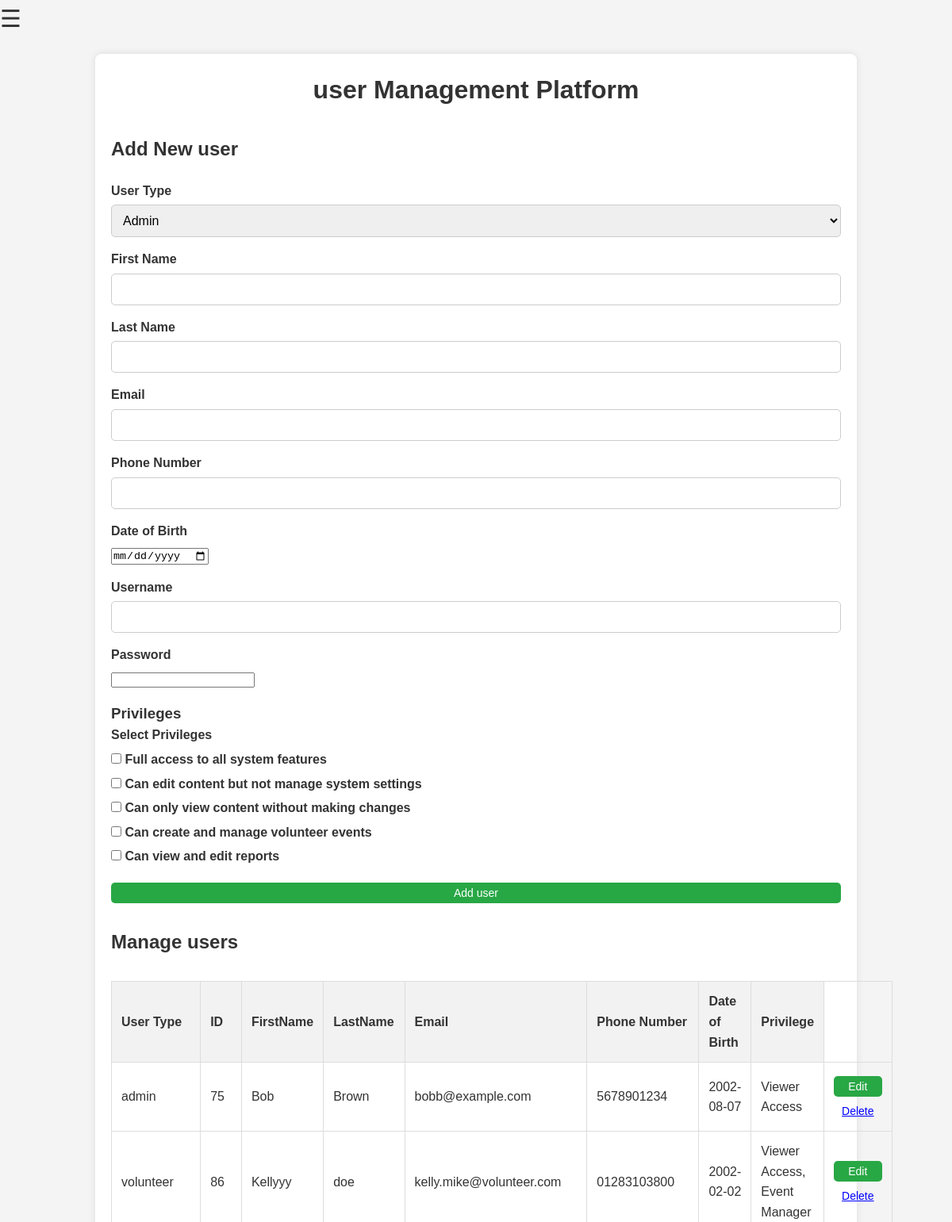
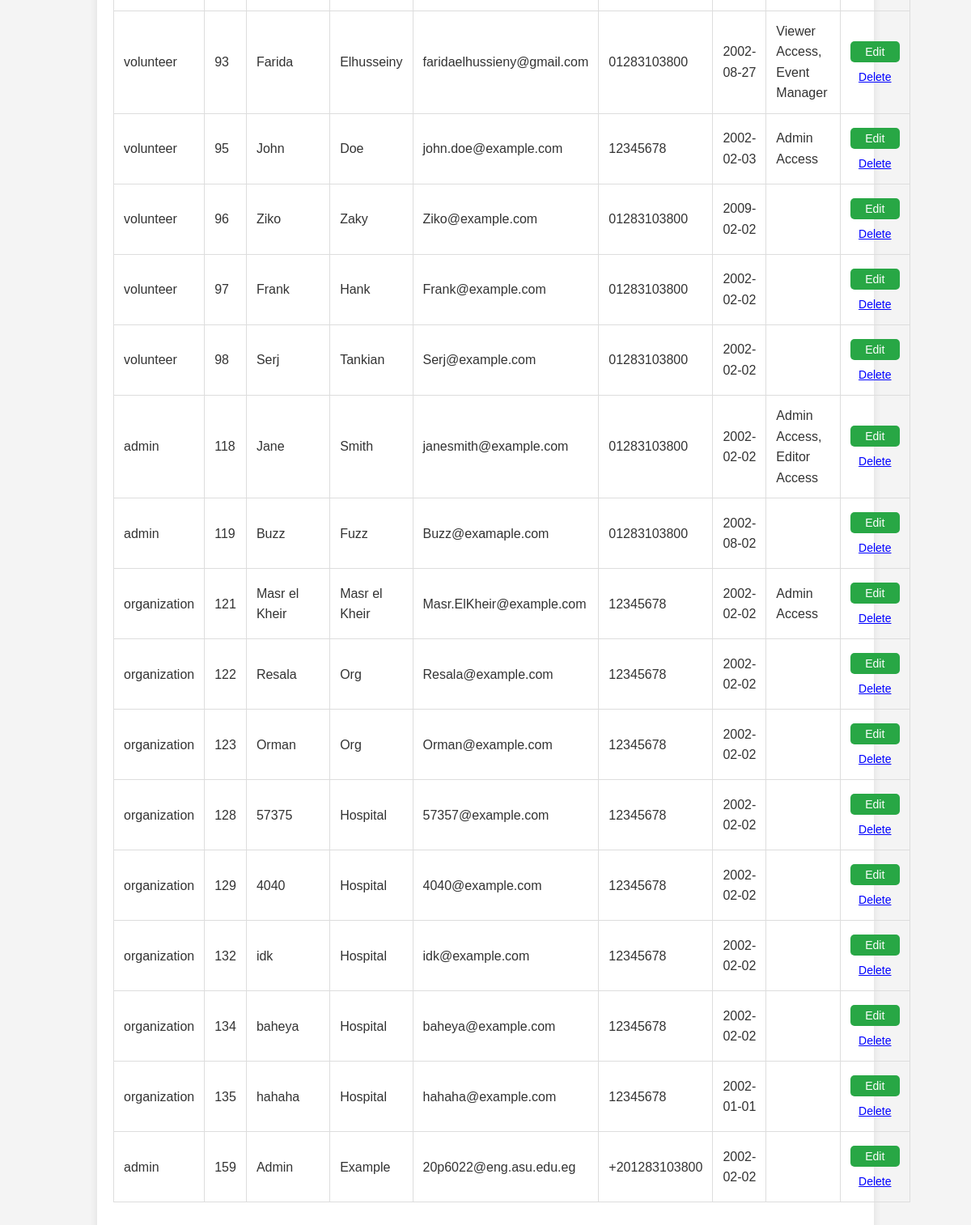
/Views/AdminControlPanel.php, run on the app's committed database (2 pictures, top to bottom).
### tables this page shows
CREATE TABLE `privilege` (
  `PrivilegeID` int NOT NULL AUTO_INCREMENT,
  `PrivilegeName` varchar(50) NOT NULL,
  `Description` varchar(255) NOT NULL,
  `AccessLevel` int NOT NULL,
  PRIMARY KEY (`PrivilegeID`)
);

CREATE TABLE `user` (
  `UserID` int NOT NULL AUTO_INCREMENT,
  `FirstName` varchar(50) NOT NULL,
  `LastName` varchar(50) NOT NULL,
  `Email` varchar(100) NOT NULL,
  `PhoneNumber` varchar(15) DEFAULT NULL,
  `DateOfBirth` date DEFAULT NULL,
  `USER_NAME` varchar(50) NOT NULL,
  `PASSWORD_HASH` varchar(100) NOT NULL,
  `LAST_LOGIN` date DEFAULT NULL,
  `ACCOUNT_CREATION_DATE` date DEFAULT NULL,
  `UserTypeID` int DEFAULT NULL,
  PRIMARY KEY (`UserID`),
  UNIQUE KEY `Email` (`Email`),
  KEY `UserTypeID` (`UserTypeID`),
  CONSTRAINT `user_ibfk_1` FOREIGN KEY (`UserTypeID`) REFERENCES `usertype` (`UserTypeID`)
);

CREATE TABLE `usertype` (
  `UserTypeID` int NOT NULL AUTO_INCREMENT,
  `UserType` varchar(50) NOT NULL,
  PRIMARY KEY (`UserTypeID`)
);

### Models/Database.php (called while the page is built, shortened)
<?php
class Database {
    protected $conn;
    private static $instance;
    public function __construct() {
        $this->conn = new mysqli('localhost', 'root', 'Deda2782002!', 'VolunteerManagementSystem');
    }
    public static function getInstance() {
        if (!self::$instance) {
            self::$instance = new Database();
        }
        return self::$instance;
    }
    public function getConnection() {
        return $this->conn;
    }
}
?>

### Models/PrivilegeModel.php (called while the page is built, shortened)
<?php
require_once 'Database.php';
class Privilege
{
    public static function getAllPrivileges() {
        $query = "SELECT PrivilegeID, PrivilegeName, Description, AccessLevel FROM Privilege";
        $result = Database::getInstance()->getConnection()->query($query);
        $privileges = [];
        while ($row = $result->fetch_assoc()) {
            $privilege = new Privilege();
            $privilege->PrivilegeID = $row['PrivilegeID'];
            $privilege->PrivilegeName = $row['PrivilegeName'];
            $privilege->Description = $row['Description'];
            $privilege->AccessLevel = $row['AccessLevel'];
            $privileges[] = $privilege;
        }
        return $privileges;
    }
}
?>

### Controllers/PrivilegeController.php (called while the page is built, shortened)
<?php
require_once '../Models/PrivilegeModel.php';
class PrivilegeController {
    public function get_all_privileges() {
        return Privilege::getAllPrivileges();
    }
}
?>

### Models/UserModel.php (called while the page is built, shortened)
<?php
require_once 'Database.php';
class User {
    private $conn;
    public $UserID;
    public function __construct($id = null) {
        $this->conn = Database::getInstance()->getConnection();
    }
    public static function get_all_users(){
        $query = "SELECT * FROM User";
        $conn = Database::getInstance()->getConnection();
        $stmt = $conn->prepare($query);
        $stmt->execute();
        $result = $stmt->get_result();
        $users = [];
        while ($row = $result->fetch_assoc()) {
            $user = new self();
            foreach ($row as $key => $value) {
                if (property_exists($user, $key)) {
                    $user->$key = $value;
                }
            }
            $user->UserType = $user->getUserType();
            $user->Privileges = $user->getPrivileges();
            $user->Locations = $user->getLocations($user->UserID);
            $users[] = $user;
        }
        return $users;
    }
    public function getUserType() {
        $query = "SELECT UserTypeID FROM User WHERE UserID = ?";
        $stmt = $this->conn->prepare($query);
        $stmt->bind_param("i", $this->UserID);
        $stmt->execute();
        $result = $stmt->get_result();
        if ($row = $result->fetch_assoc()) {
            $UserTypeID = $row['UserTypeID'];
            $query = "SELECT UserType FROM UserType WHERE UserTypeID = ?";
            $stmt = $this->conn->prepare($query);
            $stmt->bind_param("i", $UserTypeID);
            $stmt->execute();
            $result = $stmt->get_result();
            if ($row = $result->fetch_assoc()) {
                return $row['UserType'];
            }
        }
        return null;
    }
    public function getPrivileges() {
        $query = "SELECT p.* FROM Privilege p
                  JOIN User_Privilege up ON p.PrivilegeID = up.USER_PrivilegeID
                  WHERE up.User_ID = ?";
        $stmt = $this->conn->prepare($query);
        $stmt->bind_param("i", $this->UserID);
        $stmt->execute();
        $result = $stmt->get_result();
        $privileges = [];
        while ($row = $result->fetch_assoc()) {
            $privilege = new Privilege();
            $privilege->PrivilegeID = $row['PrivilegeID'];
            $privilege->PrivilegeName = $row['PrivilegeName'];
            $privilege->Description = $row['Description'];
            $privilege->AccessLevel = $row['AccessLevel'];
            $privileges[] = $privilege;
        }
        return $privileges;
    }
    public static function getLocationIds($UserId) {
        $query = "SELECT a.* FROM Location a
                  JOIN User_Address ua ON a.AddressID = ua.AddressID
                  WHERE ua.UserID = ?";
        $conn = Database::getInstance()->getConnection();
        $stmt = $conn->prepare($query);
        $stmt->bind_param("i", $UserId);
        $stmt->execute();
        $result = $stmt->get_result();
        $locationIds = [];
        while ($row = $result->fetch_assoc()) {
            $locationIds[] = $row['AddressID'];
        }
        return $locationIds;
    }
    public function getLocations($useriD) {
        $locationDictionary = [];
        $locationIds = $this->getLocationIds($useriD);
        for ($i = 0; $i < count($locationIds); $i++) {
            $locationName = Location::getLocationNameById($locationIds[$i]);
            $cityName = Location::getParentFromChild($locationName);
            $countryName = Location::getParentFromChild($cityName);
            $location = [
                "ID" => $locationIds[$i],
                "Area" => $locationName,
                "City" => $cityName,
                "Country" => $countryName
            ];
            $locationDictionary[] = $location;
        }
        return $locationDictionary;
    }
}
?>

### Controllers/UserController.php (called while the page is built, shortened)
<?php
require_once '../Models/UserModel.php';
class UserController {
    public function getAllUsers() {
        return User::get_all_users();
    }
}
?>

### Views/AdminControlPanel.php (the view, shortened to what this page needs)
<?php
require_once '../Controllers/userController.php';
require_once '../Controllers/PrivilegeController.php';
$controller = new UserController();
$users = $controller->getAllUsers();
$controllerprivilleges = new PrivilegeController();
$privileges = $controllerprivilleges->get_all_privileges();
?>
<!DOCTYPE html>
<html lang="en">
<head>
    <link rel="stylesheet" href="./Style/style_control_panel.css">
</head>
<body>
    <span class="open-btn" onclick="openNav()">&#9776;</span>
    <div class="container">
        <h1>user Management Platform</h1>
        <h2>Add New user</h2>
        <form id="userForm" action="AdminControlPanel.php" method="post">
            <div class="form-group">
            <label for="UserType">User Type</label>
            <select class="form-control" id="UserType" name="UserType" required>
                <option value="admin">Admin</option>
            </select>
            </div>
            <div class="form-group">
                <label for="FirstName">First Name</label>
                <input type="text" id="FirstName" name="FirstName" required>
            </div>
            <div class="form-group">
                <label for="LastName">Last Name</label>
                <input type="text" id="LastName" name="LastName" required>
            </div>
            <div class="form-group">
                <label for="Email">Email</label>
                <input type="email" id="Email" name="Email" required>
            </div>
            <div class="form-group">
                <label for="PhoneNumber">Phone Number</label>
                <input type="tel" id="PhoneNumber" name="PhoneNumber" required>
            </div>
            <div class="form-group">
                <label for="DateOfBirth">Date of Birth</label>
                <input type="date" id="DateOfBirth" name="DateOfBirth" required>
            </div>
            <div class="form-group">
                <label for="USER_NAME">Username</label>
                <input type="text" id="USER_NAME" name="USER_NAME">
            </div>
            <div class="form-group">
                <label for="PASSWORD_HASH">Password</label>
                <input type="password" id="PASSWORD_HASH" name="PASSWORD_HASH">
            </div>
            <h3>Privileges</h3>
<div class="form-group">
    <label>Select Privileges</label>
    <?php
    for ($i = 0; $i < count($privileges); $i++) {
        echo '<div>';
        echo '<label><input type="checkbox" name="Privileges[]" value="' . $privileges[$i]->PrivilegeName . '"> ' . $privileges[$i]->Description . '</label>';
        echo '</div>';
    }
    ?>
</div>
            <button type="submit" class="button">Add user</button>
        </form>
        <h2>Manage users</h2>
        <table class="crud-table">
            <thead>
                <tr>
                    <th>User Type</th>
                    <th>ID</th>
                    <th>FirstName</th>
                    <th>LastName</th>
                    <th>Email</th>
                    <th>Phone Number</th>
                    <th> Date of Birth</th>
                    <th>Privilege</th>
                </tr>
            </thead>
            <tbody>
    <?php foreach ($users as $user): ?>
        <tr data-id="<?= $user->UserID; ?>">
        <td class="UserType"><?= $user->UserType; ?></td>
        <td class="userId"><?= $user->UserID; ?></td>
        <td class= "firstName"><?= $user->FirstName; ?></td>
        <td class="lastName"><?= $user->LastName; ?></td>
        <td class="email"><?= $user->Email; ?></td>
        <td class="phone"><?= $user->PhoneNumber; ?></td>
        <td class="dob"><?= $user->DateOfBirth; ?></td>
        <td class="privilege">
            <?= implode(', ', array_map(fn($privilege) => $privilege->PrivilegeName, $user->getPrivileges())); ?>
        </td>
        <td>
            <button type="button" onclick="openModal(<?= $user->UserID; ?>, '<?= $user->FirstName; ?>', '<?= $user->LastName; ?>', '<?= $user->Email; ?>', '<?= $user->PhoneNumber; ?>', '<?= $user->DateOfBirth; ?>', '<?= $user->USER_NAME; ?>', '<?= $user->PASSWORD_HASH; ?>','<?= implode(', ', array_map(fn($privilege) => $privilege->PrivilegeName, $user->getPrivileges()));  ?>' ,'<?= $user->UserType; ?>' )">Edit</button>
            <form method="POST" action="AdminControlPanel.php" onsubmit="return confirm('Are you sure you want to delete this user?');" style="display:inline;">
    <button type="submit" style="background:none; border:none; color:blue; cursor:pointer; text-decoration:underline;">Delete</button>
</form>
        </td>
    </tr>
    <?php endforeach; ?>
</tbody>
        </table>
    </div>
</body>
</html>

### Views/Style/style_control_panel.css (style rules this page uses)
* { margin: 0; padding: 0; box-sizing: border-box; }
body { font-family: Arial, sans-serif; background-color: #f4f4f4; color: #333; line-height: 1.6; }
.container { width: 80%; margin: 20px auto; justify-content: center; padding: 20px; background-color: #fff; border-radius: 8px; box-shadow: 0 0 10px rgba(0, 0, 0, 0.1); }
h1 { text-align: center; margin-bottom: 20px; color: #333; }
h2 { margin-top: 30px; color: #333; }
form { margin-top: 20px; }
.form-group { margin-bottom: 15px; }
label { display: block; font-weight: bold; margin-bottom: 5px; }
input[type="text"], input[type="tel"], input[type="email"], select { width: 100%; padding: 10px; border: 1px solid #ccc; border-radius: 5px; font-size: 16px; }
input[type="submit"], button { width: 100%; padding: 10px; background-color: #007BFF; color: white; border: none; border-radius: 5px; cursor: pointer; font-size: 16px; transition: background-color 0.3s ease; }
table { width: 100%; border-collapse: collapse; margin-top: 30px; margin-bottom: 30px; }
table, th, td { border: 1px solid #ddd; }
th, td { padding: 12px; text-align: left; }
th { background-color: #f2f2f2; }
button { margin-top: 5px; padding: 5px 10px; background-color: #28a745; font-size: 14px; cursor: pointer; border-radius: 5px; border: none; }
.open-btn { font-size: 30px; cursor: pointer; color: #333; }

### data on the page
privilege: Description "Full access to all system features"
privilege: Description "Can edit content but not manage system settings"
privilege: Description "Can only view content without making changes"
privilege: Description "Can create and manage volunteer events"
privilege: Description "Can view and edit reports"
user: UserTypeID.UserType "admin", UserID "75", FirstName "Bob", LastName "Brown", Email "bobb@example.com", PhoneNumber "5678901234", DateOfBirth "2002-08-07", privilege.PrivilegeName "Viewer Access"
user: UserTypeID.UserType "volunteer", UserID "86", FirstName "Kellyyy", LastName "doe", Email "kelly.mike@volunteer.com", PhoneNumber "01283103800", DateOfBirth "2002-02-02", Privileges "Viewer Access, Event Manager"
user: UserTypeID.UserType "volunteer", UserID "93", FirstName "Farida", LastName "Elhusseiny", Email "faridaelhussieny@gmail.com", PhoneNumber "01283103800", DateOfBirth "2002-08-27", Privileges "Viewer Access, Event Manager"
user: UserTypeID.UserType "volunteer", UserID "95", FirstName "John", LastName "Doe", Email "john.doe@example.com", PhoneNumber "12345678", DateOfBirth "2002-02-03", privilege.PrivilegeName "Admin Access"
user: UserTypeID.UserType "volunteer", UserID "96", FirstName "Ziko", LastName "Zaky", Email "Ziko@example.com", PhoneNumber "01283103800", DateOfBirth "2009-02-02"
user: UserTypeID.UserType "volunteer", UserID "97", FirstName "Frank", LastName "Hank", Email "Frank@example.com", PhoneNumber "01283103800", DateOfBirth "2002-02-02"
user: UserTypeID.UserType "volunteer", UserID "98", FirstName "Serj", LastName "Tankian", Email "Serj@example.com", PhoneNumber "01283103800", DateOfBirth "2002-02-02"
user: UserTypeID.UserType "admin", UserID "118", FirstName "Jane", LastName "Smith", Email "janesmith@example.com", PhoneNumber "01283103800", DateOfBirth "2002-02-02", Privileges "Admin Access, Editor Access"
user: UserTypeID.UserType "admin", UserID "119", FirstName "Buzz", LastName "Fuzz", Email "Buzz@examaple.com", PhoneNumber "01283103800", DateOfBirth "2002-08-02"
user: UserTypeID.UserType "organization", UserID "121", FirstName "Masr el Kheir", LastName "Masr el Kheir", Email "Masr.ElKheir@example.com", PhoneNumber "12345678", DateOfBirth "2002-02-02", privilege.PrivilegeName "Admin Access"
user: UserTypeID.UserType "organization", UserID "122", FirstName "Resala", LastName "Org", Email "Resala@example.com", PhoneNumber "12345678", DateOfBirth "2002-02-02"
user: UserTypeID.UserType "organization", UserID "123", FirstName "Orman", LastName "Org", Email "Orman@example.com", PhoneNumber "12345678", DateOfBirth "2002-02-02"
user: UserTypeID.UserType "organization", UserID "128", FirstName "57375", LastName "Hospital", Email "57357@example.com", PhoneNumber "12345678", DateOfBirth "2002-02-02"
user: UserTypeID.UserType "organization", UserID "129", FirstName "4040", LastName "Hospital", Email "4040@example.com", PhoneNumber "12345678", DateOfBirth "2002-02-02"
user: UserTypeID.UserType "organization", UserID "132", FirstName "idk", LastName "Hospital", Email "idk@example.com", PhoneNumber "12345678", DateOfBirth "2002-02-02"
user: UserTypeID.UserType "organization", UserID "134", FirstName "baheya", LastName "Hospital", Email "baheya@example.com", PhoneNumber "12345678", DateOfBirth "2002-02-02"
user: UserTypeID.UserType "organization", UserID "135", FirstName "hahaha", LastName "Hospital", Email "hahaha@example.com", PhoneNumber "12345678", DateOfBirth "2002-01-01"
user: UserTypeID.UserType "admin", UserID "159", FirstName "Admin", LastName "Example", Email "20p6022@eng.asu.edu.eg", PhoneNumber "+201283103800", DateOfBirth "2002-02-02"
